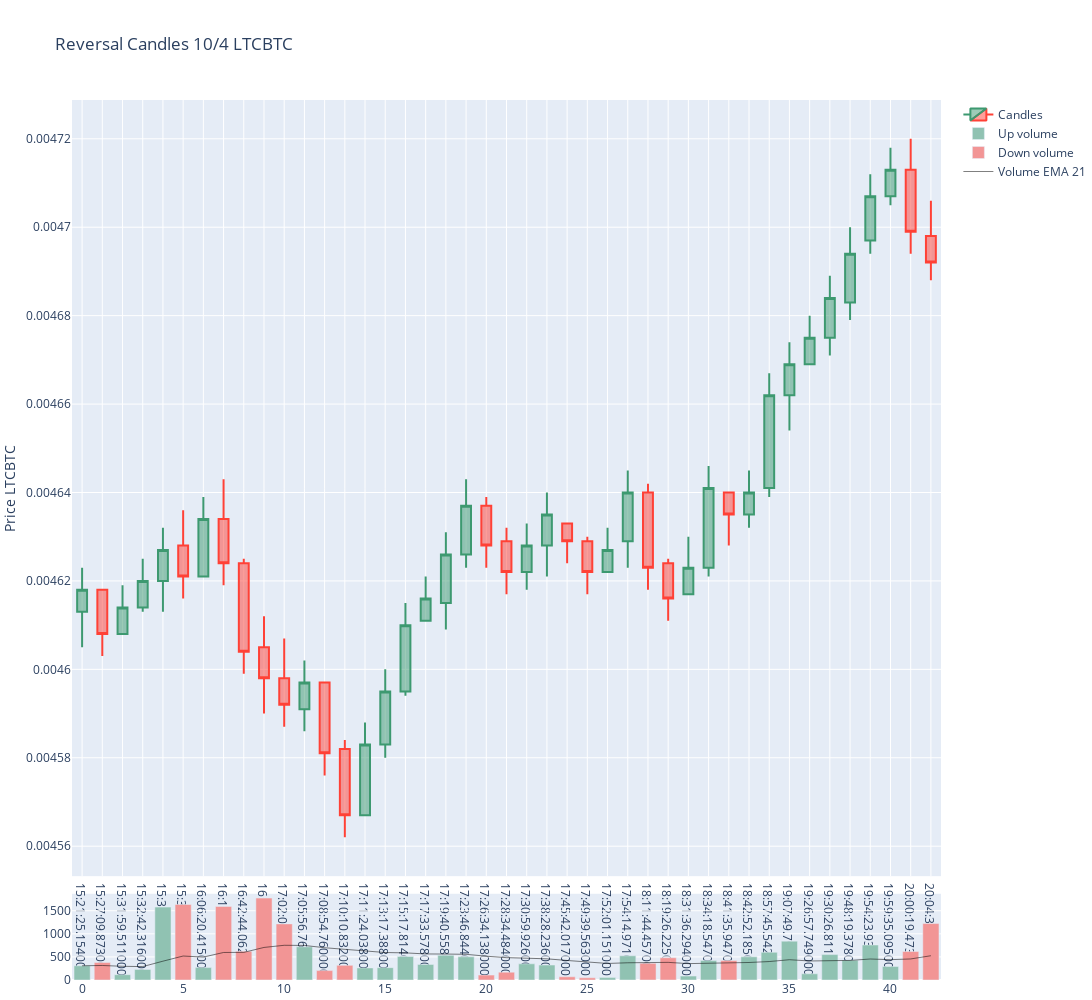

Write notebook code for a chart like this one.
### Code cell
ltc.plot_reversal(min_height=10, min_reversal=4, candles_ta_height_ratio=0.9, from_atomic=True)
